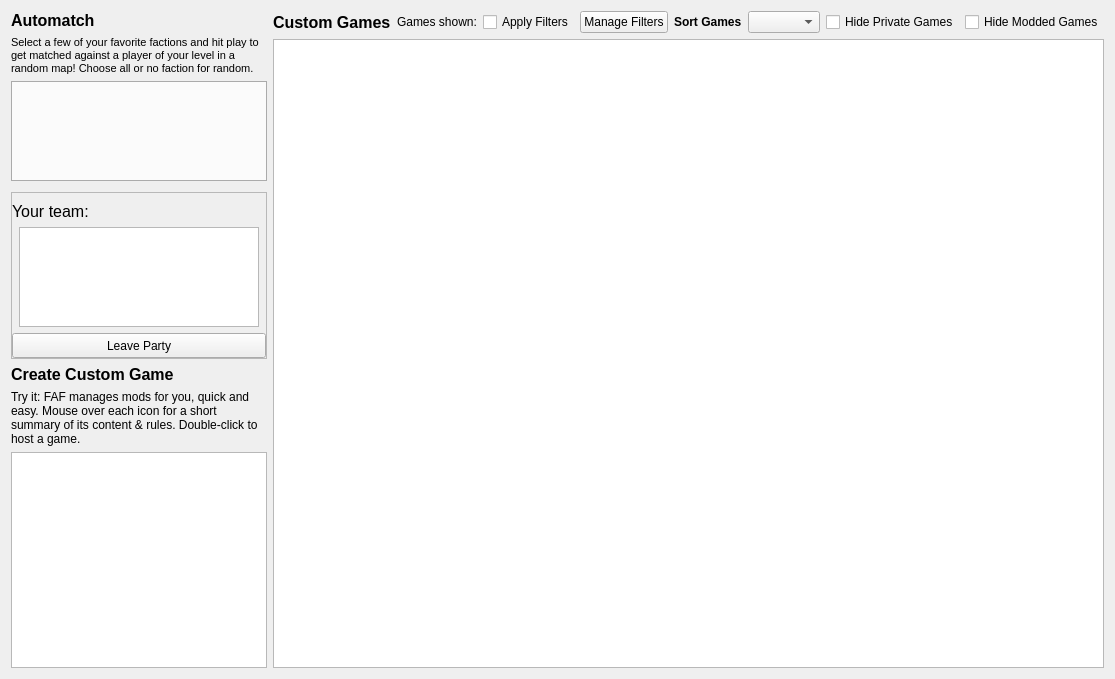
<?xml version="1.0" encoding="UTF-8"?>
<ui version="4.0">
 <class>Form</class>
 <widget class="QWidget" name="Form">
  <property name="geometry">
   <rect>
    <x>0</x>
    <y>0</y>
    <width>996</width>
    <height>679</height>
   </rect>
  </property>
  <property name="sizePolicy">
   <sizepolicy hsizetype="Expanding" vsizetype="Expanding">
    <horstretch>0</horstretch>
    <verstretch>0</verstretch>
   </sizepolicy>
  </property>
  <property name="windowTitle">
   <string>Form</string>
  </property>
  <layout class="QGridLayout" name="gridLayout_3">
   <item row="0" column="0">
    <widget class="QFrame" name="frame">
     <property name="sizePolicy">
      <sizepolicy hsizetype="Fixed" vsizetype="Expanding">
       <horstretch>0</horstretch>
       <verstretch>0</verstretch>
      </sizepolicy>
     </property>
     <property name="lineWidth">
      <number>0</number>
     </property>
     <layout class="QVBoxLayout" name="verticalLayout">
      <property name="leftMargin">
       <number>0</number>
      </property>
      <property name="topMargin">
       <number>0</number>
      </property>
      <property name="rightMargin">
       <number>0</number>
      </property>
      <property name="bottomMargin">
       <number>0</number>
      </property>
      <item>
       <widget class="QLabel" name="labelAutomatch">
        <property name="palette">
         <palette>
          <active/>
          <inactive/>
          <disabled/>
         </palette>
        </property>
        <property name="font">
         <font>
          <family>Segoe UI</family>
          <pointsize>12</pointsize>
          <bold>true</bold>
         </font>
        </property>
        <property name="text">
         <string>Automatch</string>
        </property>
       </widget>
      </item>
      <item>
       <widget class="QLabel" name="labelRankedHint">
        <property name="mouseTracking">
         <bool>true</bool>
        </property>
        <property name="text">
         <string>&lt;!DOCTYPE HTML PUBLIC &quot;-//W3C//DTD HTML 4.0//EN&quot; &quot;http://www.w3.org/TR/REC-html40/strict.dtd&quot;&gt;&lt;html&gt;&lt;head&gt;&lt;meta name=&quot;qrichtext&quot; content=&quot;1&quot; /&gt;&lt;style type=&quot;text/css&quot;&gt;p, li { white-space: pre-wrap; }&lt;/style&gt;&lt;/head&gt;&lt;body style=&quot; font-family:'MS Shell Dlg 2'; font-size:8.25pt; font-weight:400; font-style:normal;&quot;&gt;&lt;p style=&quot; margin-top:12px; margin-bottom:12px; margin-left:0px; margin-right:0px; -qt-block-indent:0; text-indent:0px;&quot;&gt;Select a few of your favorite factions and hit play to get matched against a player of your level in a random map! Choose all or no faction for random.&lt;/p&gt;&lt;/body&gt;&lt;/html&gt;</string>
        </property>
        <property name="wordWrap">
         <bool>true</bool>
        </property>
       </widget>
      </item>
      <item>
       <widget class="QTabWidget" name="matchmakerQueues">
        <property name="sizePolicy">
         <sizepolicy hsizetype="Preferred" vsizetype="Preferred">
          <horstretch>0</horstretch>
          <verstretch>0</verstretch>
         </sizepolicy>
        </property>
        <property name="minimumSize">
         <size>
          <width>50</width>
          <height>100</height>
         </size>
        </property>
        <property name="tabPosition">
         <enum>QTabWidget::TabPosition::South</enum>
        </property>
        <property name="currentIndex">
         <number>-1</number>
        </property>
        <property name="iconSize">
         <size>
          <width>12</width>
          <height>12</height>
         </size>
        </property>
        <property name="elideMode">
         <enum>Qt::TextElideMode::ElideMiddle</enum>
        </property>
        <property name="usesScrollButtons">
         <bool>true</bool>
        </property>
        <property name="tabBarAutoHide">
         <bool>true</bool>
        </property>
       </widget>
      </item>
      <item>
       <spacer name="verticalSpacer_3">
        <property name="orientation">
         <enum>Qt::Orientation::Vertical</enum>
        </property>
        <property name="sizeType">
         <enum>QSizePolicy::Policy::Fixed</enum>
        </property>
        <property name="sizeHint" stdset="0">
         <size>
          <width>20</width>
          <height>5</height>
         </size>
        </property>
       </spacer>
      </item>
      <item>
       <widget class="QFrame" name="partyInfo">
        <property name="frameShape">
         <enum>QFrame::Shape::StyledPanel</enum>
        </property>
        <property name="frameShadow">
         <enum>QFrame::Shadow::Raised</enum>
        </property>
        <layout class="QVBoxLayout" name="verticalLayout_3">
         <property name="leftMargin">
          <number>0</number>
         </property>
         <property name="rightMargin">
          <number>0</number>
         </property>
         <property name="bottomMargin">
          <number>0</number>
         </property>
         <item>
          <widget class="QLabel" name="labelTmmInfo">
           <property name="font">
            <font>
             <pointsize>12</pointsize>
            </font>
           </property>
           <property name="text">
            <string>Your team:</string>
           </property>
          </widget>
         </item>
         <item>
          <layout class="QHBoxLayout" name="horizontalLayout">
           <property name="bottomMargin">
            <number>0</number>
           </property>
           <item>
            <widget class="QListWidget" name="teamList">
             <property name="sizePolicy">
              <sizepolicy hsizetype="Preferred" vsizetype="Preferred">
               <horstretch>0</horstretch>
               <verstretch>0</verstretch>
              </sizepolicy>
             </property>
             <property name="maximumSize">
              <size>
               <width>240</width>
               <height>100</height>
              </size>
             </property>
             <property name="font">
              <font>
               <pointsize>11</pointsize>
               <bold>false</bold>
              </font>
             </property>
             <property name="selectionMode">
              <enum>QAbstractItemView::SelectionMode::SingleSelection</enum>
             </property>
             <property name="selectionBehavior">
              <enum>QAbstractItemView::SelectionBehavior::SelectRows</enum>
             </property>
             <property name="iconSize">
              <size>
               <width>25</width>
               <height>25</height>
              </size>
             </property>
             <property name="textElideMode">
              <enum>Qt::TextElideMode::ElideMiddle</enum>
             </property>
            </widget>
           </item>
          </layout>
         </item>
         <item>
          <layout class="QHBoxLayout" name="horizontalLayout_3">
           <property name="bottomMargin">
            <number>0</number>
           </property>
           <item>
            <spacer name="horizontalSpacer">
             <property name="orientation">
              <enum>Qt::Orientation::Horizontal</enum>
             </property>
             <property name="sizeType">
              <enum>QSizePolicy::Policy::Preferred</enum>
             </property>
             <property name="sizeHint" stdset="0">
              <size>
               <width>0</width>
               <height>0</height>
              </size>
             </property>
            </spacer>
           </item>
           <item>
            <widget class="QPushButton" name="leaveButton">
             <property name="sizePolicy">
              <sizepolicy hsizetype="Preferred" vsizetype="Preferred">
               <horstretch>0</horstretch>
               <verstretch>0</verstretch>
              </sizepolicy>
             </property>
             <property name="minimumSize">
              <size>
               <width>75</width>
               <height>25</height>
              </size>
             </property>
             <property name="text">
              <string>Leave Party</string>
             </property>
            </widget>
           </item>
          </layout>
         </item>
        </layout>
       </widget>
      </item>
      <item>
       <widget class="QLabel" name="labelHostGame">
        <property name="font">
         <font>
          <family>Segoe UI</family>
          <pointsize>12</pointsize>
          <bold>true</bold>
         </font>
        </property>
        <property name="text">
         <string>Create Custom Game</string>
        </property>
       </widget>
      </item>
      <item>
       <widget class="QLabel" name="labelModHint">
        <property name="text">
         <string>&lt;html&gt;&lt;head/&gt;&lt;body&gt;&lt;p&gt;Try it: FAF manages mods for you, quick and easy. Mouse over each icon for a short summary of its content &amp;amp; rules. Double-click to host a game.&lt;/p&gt;&lt;/body&gt;&lt;/html&gt;</string>
        </property>
        <property name="wordWrap">
         <bool>true</bool>
        </property>
       </widget>
      </item>
      <item>
       <widget class="QListWidget" name="modList">
        <property name="sizePolicy">
         <sizepolicy hsizetype="Expanding" vsizetype="Expanding">
          <horstretch>0</horstretch>
          <verstretch>0</verstretch>
         </sizepolicy>
        </property>
        <property name="focusPolicy">
         <enum>Qt::FocusPolicy::NoFocus</enum>
        </property>
        <property name="dragDropMode">
         <enum>QAbstractItemView::DragDropMode::InternalMove</enum>
        </property>
        <property name="selectionMode">
         <enum>QAbstractItemView::SelectionMode::NoSelection</enum>
        </property>
        <property name="iconSize">
         <size>
          <width>32</width>
          <height>32</height>
         </size>
        </property>
        <property name="verticalScrollMode">
         <enum>QAbstractItemView::ScrollMode::ScrollPerPixel</enum>
        </property>
        <property name="movement">
         <enum>QListView::Movement::Snap</enum>
        </property>
        <property name="flow">
         <enum>QListView::Flow::TopToBottom</enum>
        </property>
        <property name="resizeMode">
         <enum>QListView::ResizeMode::Fixed</enum>
        </property>
        <property name="layoutMode">
         <enum>QListView::LayoutMode::SinglePass</enum>
        </property>
        <property name="spacing">
         <number>0</number>
        </property>
        <property name="viewMode">
         <enum>QListView::ViewMode::ListMode</enum>
        </property>
        <property name="sortingEnabled">
         <bool>true</bool>
        </property>
       </widget>
      </item>
     </layout>
    </widget>
   </item>
   <item row="0" column="1">
    <widget class="QFrame" name="listFrame">
     <property name="frameShape">
      <enum>QFrame::Shape::NoFrame</enum>
     </property>
     <property name="frameShadow">
      <enum>QFrame::Shadow::Raised</enum>
     </property>
     <property name="lineWidth">
      <number>0</number>
     </property>
     <layout class="QVBoxLayout" name="verticalLayout_2">
      <property name="spacing">
       <number>6</number>
      </property>
      <property name="margin" stdset="0">
       <number>0</number>
      </property>
      <item>
       <widget class="QFrame" name="gameListHeaderFrame">
        <property name="frameShape">
         <enum>QFrame::Shape::NoFrame</enum>
        </property>
        <property name="frameShadow">
         <enum>QFrame::Shadow::Raised</enum>
        </property>
        <property name="lineWidth">
         <number>0</number>
        </property>
        <layout class="QHBoxLayout" name="gameListHeaderLayout">
         <property name="spacing">
          <number>6</number>
         </property>
         <property name="margin" stdset="0">
          <number>0</number>
         </property>
         <item>
          <widget class="QLabel" name="labelJoinGame">
           <property name="sizePolicy">
            <sizepolicy hsizetype="MinimumExpanding" vsizetype="Preferred">
             <horstretch>0</horstretch>
             <verstretch>0</verstretch>
            </sizepolicy>
           </property>
           <property name="palette">
            <palette>
             <active/>
             <inactive/>
             <disabled/>
            </palette>
           </property>
           <property name="font">
            <font>
             <family>Segoe UI</family>
             <pointsize>12</pointsize>
             <bold>true</bold>
            </font>
           </property>
           <property name="text">
            <string>Custom Games</string>
           </property>
           <property name="margin">
            <number>0</number>
           </property>
           <property name="indent">
            <number>0</number>
           </property>
          </widget>
         </item>
         <item>
          <widget class="QLabel" name="gamesShownCountLabel">
           <property name="text">
            <string>Games shown:</string>
           </property>
          </widget>
         </item>
         <item>
          <widget class="QCheckBox" name="applyFilters">
           <property name="text">
            <string>Apply Filters</string>
           </property>
          </widget>
         </item>
         <item>
          <widget class="QPushButton" name="manageGameFiltersButton">
           <property name="sizePolicy">
            <sizepolicy hsizetype="Preferred" vsizetype="Preferred">
             <horstretch>0</horstretch>
             <verstretch>0</verstretch>
            </sizepolicy>
           </property>
           <property name="text">
            <string>Manage Filters</string>
           </property>
          </widget>
         </item>
         <item>
          <widget class="QLabel" name="labelSortGames">
           <property name="sizePolicy">
            <sizepolicy hsizetype="Maximum" vsizetype="Preferred">
             <horstretch>0</horstretch>
             <verstretch>0</verstretch>
            </sizepolicy>
           </property>
           <property name="palette">
            <palette>
             <active/>
             <inactive/>
             <disabled/>
            </palette>
           </property>
           <property name="font">
            <font>
             <family>Segoe UI</family>
             <pointsize>9</pointsize>
             <bold>true</bold>
            </font>
           </property>
           <property name="text">
            <string>Sort Games</string>
           </property>
          </widget>
         </item>
         <item>
          <widget class="QComboBox" name="sortGamesComboBox">
           <property name="sizePolicy">
            <sizepolicy hsizetype="Maximum" vsizetype="Fixed">
             <horstretch>0</horstretch>
             <verstretch>0</verstretch>
            </sizepolicy>
           </property>
           <property name="focusPolicy">
            <enum>Qt::FocusPolicy::NoFocus</enum>
           </property>
          </widget>
         </item>
         <item>
          <widget class="QCheckBox" name="hideGamesWithPw">
           <property name="focusPolicy">
            <enum>Qt::FocusPolicy::NoFocus</enum>
           </property>
           <property name="text">
            <string>Hide Private Games</string>
           </property>
          </widget>
         </item>
         <item>
          <widget class="QCheckBox" name="hideGamesWithMods">
           <property name="text">
            <string>Hide Modded Games</string>
           </property>
          </widget>
         </item>
        </layout>
       </widget>
      </item>
      <item>
       <widget class="QListView" name="gameList">
        <property name="focusPolicy">
         <enum>Qt::FocusPolicy::NoFocus</enum>
        </property>
        <property name="selectionMode">
         <enum>QAbstractItemView::SelectionMode::NoSelection</enum>
        </property>
        <property name="iconSize">
         <size>
          <width>100</width>
          <height>100</height>
         </size>
        </property>
        <property name="textElideMode">
         <enum>Qt::TextElideMode::ElideMiddle</enum>
        </property>
        <property name="verticalScrollMode">
         <enum>QAbstractItemView::ScrollMode::ScrollPerPixel</enum>
        </property>
        <property name="horizontalScrollMode">
         <enum>QAbstractItemView::ScrollMode::ScrollPerPixel</enum>
        </property>
        <property name="movement">
         <enum>QListView::Movement::Static</enum>
        </property>
        <property name="flow">
         <enum>QListView::Flow::LeftToRight</enum>
        </property>
        <property name="resizeMode">
         <enum>QListView::ResizeMode::Adjust</enum>
        </property>
        <property name="viewMode">
         <enum>QListView::ViewMode::IconMode</enum>
        </property>
        <property name="uniformItemSizes">
         <bool>true</bool>
        </property>
       </widget>
      </item>
     </layout>
    </widget>
   </item>
  </layout>
 </widget>
 <resources/>
 <connections/>
</ui>
